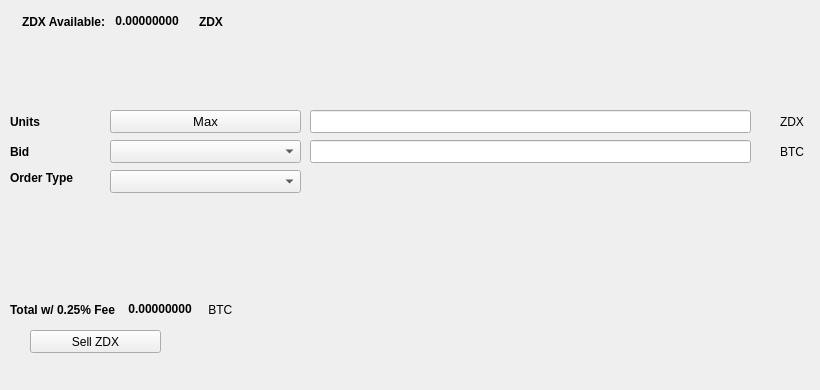
   <widget class="QWidget" name="SellTab">
    <attribute name="title">
     <string>Sell</string>
    </attribute>
    <widget class="QLabel" name="label_16">
     <property name="geometry">
      <rect>
       <x>780</x>
       <y>140</y>
       <width>31</width>
       <height>23</height>
      </rect>
     </property>
     <property name="text">
      <string>BTC</string>
     </property>
    </widget>
    <widget class="QComboBox" name="SellBidcomboBox">
     <property name="geometry">
      <rect>
       <x>110</x>
       <y>140</y>
       <width>191</width>
       <height>23</height>
      </rect>
     </property>
     <property name="font">
      <font>
       <pointsize>10</pointsize>
      </font>
     </property>
    </widget>
    <widget class="QLabel" name="label_18">
     <property name="geometry">
      <rect>
       <x>10</x>
       <y>110</y>
       <width>46</width>
       <height>23</height>
      </rect>
     </property>
     <property name="font">
      <font>
       <weight>75</weight>
       <bold>true</bold>
      </font>
     </property>
     <property name="text">
      <string>Units</string>
     </property>
    </widget>
    <widget class="QPushButton" name="Sell_Max_Amount">
     <property name="geometry">
      <rect>
       <x>110</x>
       <y>110</y>
       <width>191</width>
       <height>23</height>
      </rect>
     </property>
     <property name="font">
      <font>
       <pointsize>10</pointsize>
      </font>
     </property>
     <property name="text">
      <string>Max</string>
     </property>
    </widget>
    <widget class="QLabel" name="label_20">
     <property name="geometry">
      <rect>
       <x>10</x>
       <y>170</y>
       <width>91</width>
       <height>16</height>
      </rect>
     </property>
     <property name="font">
      <font>
       <weight>75</weight>
       <bold>true</bold>
      </font>
     </property>
     <property name="text">
      <string>Order Type</string>
     </property>
    </widget>
    <widget class="QComboBox" name="SellOrdertypeCombo">
     <property name="geometry">
      <rect>
       <x>110</x>
       <y>170</y>
       <width>191</width>
       <height>23</height>
      </rect>
     </property>
     <property name="font">
      <font>
       <pointsize>10</pointsize>
      </font>
     </property>
    </widget>
    <widget class="QLabel" name="label_21">
     <property name="geometry">
      <rect>
       <x>10</x>
       <y>140</y>
       <width>46</width>
       <height>23</height>
      </rect>
     </property>
     <property name="font">
      <font>
       <weight>75</weight>
       <bold>true</bold>
      </font>
     </property>
     <property name="text">
      <string>Bid</string>
     </property>
    </widget>
    <widget class="QLabel" name="label_22">
     <property name="geometry">
      <rect>
       <x>780</x>
       <y>110</y>
       <width>31</width>
       <height>23</height>
      </rect>
     </property>
     <property name="text">
      <string>ZDX</string>
     </property>
    </widget>
    <widget class="QLineEdit" name="UnitsInputZDX">
     <property name="geometry">
      <rect>
       <x>310</x>
       <y>110</y>
       <width>441</width>
       <height>23</height>
      </rect>
     </property>
     <property name="font">
      <font>
       <pointsize>9</pointsize>
       <weight>75</weight>
       <bold>true</bold>
      </font>
     </property>
    </widget>
    <widget class="QLineEdit" name="SellBidPriceEdit">
     <property name="geometry">
      <rect>
       <x>310</x>
       <y>140</y>
       <width>441</width>
       <height>23</height>
      </rect>
     </property>
     <property name="font">
      <font>
       <pointsize>9</pointsize>
       <weight>75</weight>
       <bold>true</bold>
      </font>
     </property>
    </widget>
    <widget class="QPushButton" name="SellZDXBTN">
     <property name="geometry">
      <rect>
       <x>30</x>
       <y>330</y>
       <width>131</width>
       <height>23</height>
      </rect>
     </property>
     <property name="text">
      <string>Sell ZDX</string>
     </property>
     <property name="icon">
      <iconset resource="../zdx">
       <normaloff>:/icons/bitcoin</normaloff>:/icons/bitcoin</iconset>
     </property>
    </widget>
    <widget class="QWidget" name="layoutWidget3">
     <property name="geometry">
      <rect>
       <x>22</x>
       <y>12</y>
       <width>258</width>
       <height>19</height>
      </rect>
     </property>
     <layout class="QHBoxLayout" name="horizontalLayout">
      <item>
       <widget class="QLabel" name="label232_2">
        <property name="font">
         <font>
          <weight>75</weight>
          <bold>true</bold>
         </font>
        </property>
        <property name="text">
         <string>ZDX Available:</string>
        </property>
       </widget>
      </item>
      <item>
       <widget class="QLabel" name="ZDXAvailableLabel">
        <property name="palette">
         <palette>
          <active>
           <colorrole role="WindowText">
            <brush brushstyle="SolidPattern">
             <color alpha="255">
              <red>0</red>
              <green>0</green>
              <blue>0</blue>
             </color>
            </brush>
           </colorrole>
           <colorrole role="Button">
            <brush brushstyle="SolidPattern">
             <color alpha="255">
              <red>0</red>
              <green>170</green>
              <blue>0</blue>
             </color>
            </brush>
           </colorrole>
           <colorrole role="Light">
            <brush brushstyle="SolidPattern">
             <color alpha="255">
              <red>0</red>
              <green>255</green>
              <blue>0</blue>
             </color>
            </brush>
           </colorrole>
           <colorrole role="Midlight">
            <brush brushstyle="SolidPattern">
             <color alpha="255">
              <red>0</red>
              <green>212</green>
              <blue>0</blue>
             </color>
            </brush>
           </colorrole>
           <colorrole role="Dark">
            <brush brushstyle="SolidPattern">
             <color alpha="255">
              <red>0</red>
              <green>85</green>
              <blue>0</blue>
             </color>
            </brush>
           </colorrole>
           <colorrole role="Mid">
            <brush brushstyle="SolidPattern">
             <color alpha="255">
              <red>0</red>
              <green>113</green>
              <blue>0</blue>
             </color>
            </brush>
           </colorrole>
           <colorrole role="Text">
            <brush brushstyle="SolidPattern">
             <color alpha="255">
              <red>0</red>
              <green>170</green>
              <blue>0</blue>
             </color>
            </brush>
           </colorrole>
           <colorrole role="BrightText">
            <brush brushstyle="SolidPattern">
             <color alpha="255">
              <red>255</red>
              <green>255</green>
              <blue>255</blue>
             </color>
            </brush>
           </colorrole>
           <colorrole role="ButtonText">
            <brush brushstyle="SolidPattern">
             <color alpha="255">
              <red>0</red>
              <green>0</green>
              <blue>0</blue>
             </color>
            </brush>
           </colorrole>
           <colorrole role="Base">
            <brush brushstyle="SolidPattern">
             <color alpha="255">
              <red>255</red>
              <green>255</green>
              <blue>255</blue>
             </color>
            </brush>
           </colorrole>
           <colorrole role="Window">
            <brush brushstyle="SolidPattern">
             <color alpha="255">
              <red>0</red>
              <green>170</green>
              <blue>0</blue>
             </color>
            </brush>
           </colorrole>
           <colorrole role="Shadow">
            <brush brushstyle="SolidPattern">
             <color alpha="255">
              <red>0</red>
              <green>0</green>
              <blue>0</blue>
             </color>
            </brush>
           </colorrole>
           <colorrole role="AlternateBase">
            <brush brushstyle="SolidPattern">
             <color alpha="255">
              <red>127</red>
              <green>212</green>
              <blue>127</blue>
             </color>
            </brush>
           </colorrole>
           <colorrole role="ToolTipBase">
            <brush brushstyle="SolidPattern">
             <color alpha="255">
              <red>255</red>
              <green>255</green>
              <blue>220</blue>
             </color>
            </brush>
           </colorrole>
           <colorrole role="ToolTipText">
            <brush brushstyle="SolidPattern">
             <color alpha="255">
              <red>0</red>
              <green>0</green>
              <blue>0</blue>
             </color>
            </brush>
           </colorrole>
          </active>
          <inactive>
           <colorrole role="WindowText">
            <brush brushstyle="SolidPattern">
             <color alpha="255">
              <red>0</red>
              <green>0</green>
              <blue>0</blue>
             </color>
            </brush>
           </colorrole>
           <colorrole role="Button">
            <brush brushstyle="SolidPattern">
             <color alpha="255">
              <red>0</red>
              <green>170</green>
              <blue>0</blue>
             </color>
            </brush>
           </colorrole>
           <colorrole role="Light">
            <brush brushstyle="SolidPattern">
             <color alpha="255">
              <red>0</red>
              <green>255</green>
              <blue>0</blue>
             </color>
            </brush>
           </colorrole>
           <colorrole role="Midlight">
            <brush brushstyle="SolidPattern">
             <color alpha="255">
              <red>0</red>
              <green>212</green>
              <blue>0</blue>
             </color>
            </brush>
           </colorrole>
           <colorrole role="Dark">
            <brush brushstyle="SolidPattern">
             <color alpha="255">
              <red>0</red>
              <green>85</green>
              <blue>0</blue>
             </color>
            </brush>
           </colorrole>
           <colorrole role="Mid">
            <brush brushstyle="SolidPattern">
             <color alpha="255">
              <red>0</red>
              <green>113</green>
              <blue>0</blue>
             </color>
            </brush>
           </colorrole>
           <colorrole role="Text">
            <brush brushstyle="SolidPattern">
             <color alpha="255">
              <red>0</red>
              <green>170</green>
              <blue>0</blue>
             </color>
            </brush>
           </colorrole>
           <colorrole role="BrightText">
            <brush brushstyle="SolidPattern">
             <color alpha="255">
              <red>255</red>
              <green>255</green>
              <blue>255</blue>
             </color>
            </brush>
           </colorrole>
           <colorrole role="ButtonText">
            <brush brushstyle="SolidPattern">
             <color alpha="255">
              <red>0</red>
              <green>0</green>
              <blue>0</blue>
             </color>
            </brush>
           </colorrole>
           <colorrole role="Base">
            <brush brushstyle="SolidPattern">
             <color alpha="255">
              <red>255</red>
              <green>255</green>
              <blue>255</blue>
             </color>
            </brush>
           </colorrole>
           <colorrole role="Window">
            <brush brushstyle="SolidPattern">
             <color alpha="255">
              <red>0</red>
              <green>170</green>
              <blue>0</blue>
             </color>
            </brush>
           </colorrole>
           <colorrole role="Shadow">
            <brush brushstyle="SolidPattern">
             <color alpha="255">
              <red>0</red>
              <green>0</green>
              <blue>0</blue>
             </color>
            </brush>
           </colorrole>
           <colorrole role="AlternateBase">
            <brush brushstyle="SolidPattern">
             <color alpha="255">
              <red>127</red>
              <green>212</green>
              <blue>127</blue>
             </color>
            </brush>
           </colorrole>
           <colorrole role="ToolTipBase">
            <brush brushstyle="SolidPattern">
             <color alpha="255">
              <red>255</red>
              <green>255</green>
              <blue>220</blue>
             </color>
            </brush>
           </colorrole>
           <colorrole role="ToolTipText">
            <brush brushstyle="SolidPattern">
             <color alpha="255">
              <red>0</red>
              <green>0</green>
              <blue>0</blue>
             </color>
            </brush>
           </colorrole>
          </inactive>
          <disabled>
           <colorrole role="WindowText">
            <brush brushstyle="SolidPattern">
             <color alpha="255">
              <red>0</red>
              <green>85</green>
              <blue>0</blue>
             </color>
            </brush>
           </colorrole>
           <colorrole role="Button">
            <brush brushstyle="SolidPattern">
             <color alpha="255">
              <red>0</red>
              <green>170</green>
              <blue>0</blue>
             </color>
            </brush>
           </colorrole>
           <colorrole role="Light">
            <brush brushstyle="SolidPattern">
             <color alpha="255">
              <red>0</red>
              <green>255</green>
              <blue>0</blue>
             </color>
            </brush>
           </colorrole>
           <colorrole role="Midlight">
            <brush brushstyle="SolidPattern">
             <color alpha="255">
              <red>0</red>
              <green>212</green>
              <blue>0</blue>
             </color>
            </brush>
           </colorrole>
           <colorrole role="Dark">
            <brush brushstyle="SolidPattern">
             <color alpha="255">
              <red>0</red>
              <green>85</green>
              <blue>0</blue>
             </color>
            </brush>
           </colorrole>
           <colorrole role="Mid">
            <brush brushstyle="SolidPattern">
             <color alpha="255">
              <red>0</red>
              <green>113</green>
              <blue>0</blue>
             </color>
            </brush>
           </colorrole>
           <colorrole role="Text">
            <brush brushstyle="SolidPattern">
             <color alpha="255">
              <red>0</red>
              <green>85</green>
              <blue>0</blue>
             </color>
            </brush>
           </colorrole>
           <colorrole role="BrightText">
            <brush brushstyle="SolidPattern">
             <color alpha="255">
              <red>255</red>
              <green>255</green>
              <blue>255</blue>
             </color>
            </brush>
           </colorrole>
           <colorrole role="ButtonText">
            <brush brushstyle="SolidPattern">
             <color alpha="255">
              <red>0</red>
              <green>85</green>
              <blue>0</blue>
             </color>
            </brush>
           </colorrole>
           <colorrole role="Base">
            <brush brushstyle="SolidPattern">
             <color alpha="255">
              <red>0</red>
              <green>170</green>
              <blue>0</blue>
             </color>
            </brush>
           </colorrole>
           <colorrole role="Window">
            <brush brushstyle="SolidPattern">
             <color alpha="255">
              <red>0</red>
              <green>170</green>
              <blue>0</blue>
             </color>
            </brush>
           </colorrole>
           <colorrole role="Shadow">
            <brush brushstyle="SolidPattern">
             <color alpha="255">
              <red>0</red>
              <green>0</green>
              <blue>0</blue>
             </color>
            </brush>
           </colorrole>
           <colorrole role="AlternateBase">
            <brush brushstyle="SolidPattern">
             <color alpha="255">
              <red>0</red>
              <green>170</green>
              <blue>0</blue>
             </color>
            </brush>
           </colorrole>
           <colorrole role="ToolTipBase">
            <brush brushstyle="SolidPattern">
             <color alpha="255">
              <red>255</red>
              <green>255</green>
              <blue>220</blue>
             </color>
            </brush>
           </colorrole>
           <colorrole role="ToolTipText">
            <brush brushstyle="SolidPattern">
             <color alpha="255">
              <red>0</red>
              <green>0</green>
              <blue>0</blue>
             </color>
            </brush>
           </colorrole>
          </disabled>
         </palette>
        </property>
        <property name="font">
         <font>
          <weight>75</weight>
          <bold>true</bold>
         </font>
        </property>
        <property name="text">
         <string> 0.00000000 </string>
        </property>
        <property name="textInteractionFlags">
         <set>Qt::LinksAccessibleByMouse|Qt::TextSelectableByKeyboard|Qt::TextSelectableByMouse</set>
        </property>
       </widget>
      </item>
      <item>
       <widget class="QLabel" name="labelZDX">
        <property name="font">
         <font>
          <weight>75</weight>
          <bold>true</bold>
         </font>
        </property>
        <property name="text">
         <string>ZDX</string>
        </property>
       </widget>
      </item>
     </layout>
    </widget>
    <widget class="QWidget" name="layoutWidget">
     <property name="geometry">
      <rect>
       <x>10</x>
       <y>300</y>
       <width>268</width>
       <height>19</height>
      </rect>
     </property>
     <layout class="QHBoxLayout" name="horizontalLayout_2">
      <item>
       <widget class="QLabel" name="label_19">
        <property name="font">
         <font>
          <weight>75</weight>
          <bold>true</bold>
         </font>
        </property>
        <property name="text">
         <string>Total w/ 0.25% Fee </string>
        </property>
       </widget>
      </item>
      <item>
       <widget class="QLabel" name="SellCostLabel">
        <property name="palette">
         <palette>
          <active>
           <colorrole role="WindowText">
            <brush brushstyle="SolidPattern">
             <color alpha="255">
              <red>0</red>
              <green>0</green>
              <blue>0</blue>
             </color>
            </brush>
           </colorrole>
           <colorrole role="Button">
            <brush brushstyle="SolidPattern">
             <color alpha="255">
              <red>0</red>
              <green>170</green>
              <blue>0</blue>
             </color>
            </brush>
           </colorrole>
           <colorrole role="Light">
            <brush brushstyle="SolidPattern">
             <color alpha="255">
              <red>0</red>
              <green>255</green>
              <blue>0</blue>
             </color>
            </brush>
           </colorrole>
           <colorrole role="Midlight">
            <brush brushstyle="SolidPattern">
             <color alpha="255">
              <red>0</red>
              <green>212</green>
              <blue>0</blue>
             </color>
            </brush>
           </colorrole>
           <colorrole role="Dark">
            <brush brushstyle="SolidPattern">
             <color alpha="255">
              <red>0</red>
              <green>85</green>
              <blue>0</blue>
             </color>
            </brush>
           </colorrole>
           <colorrole role="Mid">
            <brush brushstyle="SolidPattern">
             <color alpha="255">
              <red>0</red>
              <green>113</green>
              <blue>0</blue>
             </color>
            </brush>
           </colorrole>
           <colorrole role="Text">
            <brush brushstyle="SolidPattern">
             <color alpha="255">
              <red>0</red>
              <green>170</green>
              <blue>0</blue>
             </color>
            </brush>
           </colorrole>
           <colorrole role="BrightText">
            <brush brushstyle="SolidPattern">
             <color alpha="255">
              <red>255</red>
              <green>255</green>
              <blue>255</blue>
             </color>
            </brush>
           </colorrole>
           <colorrole role="ButtonText">
            <brush brushstyle="SolidPattern">
             <color alpha="255">
              <red>0</red>
              <green>0</green>
              <blue>0</blue>
             </color>
            </brush>
           </colorrole>
           <colorrole role="Base">
            <brush brushstyle="SolidPattern">
             <color alpha="255">
              <red>255</red>
              <green>255</green>
              <blue>255</blue>
             </color>
            </brush>
           </colorrole>
           <colorrole role="Window">
            <brush brushstyle="SolidPattern">
             <color alpha="255">
              <red>0</red>
              <green>170</green>
              <blue>0</blue>
             </color>
            </brush>
           </colorrole>
           <colorrole role="Shadow">
            <brush brushstyle="SolidPattern">
             <color alpha="255">
              <red>0</red>
              <green>0</green>
              <blue>0</blue>
             </color>
            </brush>
           </colorrole>
           <colorrole role="AlternateBase">
            <brush brushstyle="SolidPattern">
             <color alpha="255">
              <red>127</red>
              <green>212</green>
              <blue>127</blue>
             </color>
            </brush>
           </colorrole>
           <colorrole role="ToolTipBase">
            <brush brushstyle="SolidPattern">
             <color alpha="255">
              <red>255</red>
              <green>255</green>
              <blue>220</blue>
             </color>
            </brush>
           </colorrole>
           <colorrole role="ToolTipText">
            <brush brushstyle="SolidPattern">
             <color alpha="255">
              <red>0</red>
              <green>0</green>
              <blue>0</blue>
             </color>
            </brush>
           </colorrole>
          </active>
          <inactive>
           <colorrole role="WindowText">
            <brush brushstyle="SolidPattern">
             <color alpha="255">
              <red>0</red>
              <green>0</green>
              <blue>0</blue>
             </color>
            </brush>
           </colorrole>
           <colorrole role="Button">
            <brush brushstyle="SolidPattern">
             <color alpha="255">
              <red>0</red>
              <green>170</green>
              <blue>0</blue>
             </color>
            </brush>
           </colorrole>
           <colorrole role="Light">
            <brush brushstyle="SolidPattern">
             <color alpha="255">
              <red>0</red>
              <green>255</green>
              <blue>0</blue>
             </color>
            </brush>
           </colorrole>
           <colorrole role="Midlight">
            <brush brushstyle="SolidPattern">
             <color alpha="255">
              <red>0</red>
              <green>212</green>
              <blue>0</blue>
             </color>
            </brush>
           </colorrole>
           <colorrole role="Dark">
            <brush brushstyle="SolidPattern">
             <color alpha="255">
              <red>0</red>
              <green>85</green>
              <blue>0</blue>
             </color>
            </brush>
           </colorrole>
           <colorrole role="Mid">
            <brush brushstyle="SolidPattern">
             <color alpha="255">
              <red>0</red>
              <green>113</green>
              <blue>0</blue>
             </color>
            </brush>
           </colorrole>
           <colorrole role="Text">
            <brush brushstyle="SolidPattern">
             <color alpha="255">
              <red>0</red>
              <green>170</green>
              <blue>0</blue>
             </color>
            </brush>
           </colorrole>
           <colorrole role="BrightText">
            <brush brushstyle="SolidPattern">
             <color alpha="255">
              <red>255</red>
              <green>255</green>
              <blue>255</blue>
             </color>
            </brush>
           </colorrole>
           <colorrole role="ButtonText">
            <brush brushstyle="SolidPattern">
             <color alpha="255">
              <red>0</red>
              <green>0</green>
              <blue>0</blue>
             </color>
            </brush>
           </colorrole>
           <colorrole role="Base">
            <brush brushstyle="SolidPattern">
             <color alpha="255">
              <red>255</red>
              <green>255</green>
              <blue>255</blue>
             </color>
            </brush>
           </colorrole>
           <colorrole role="Window">
            <brush brushstyle="SolidPattern">
             <color alpha="255">
              <red>0</red>
              <green>170</green>
              <blue>0</blue>
             </color>
            </brush>
           </colorrole>
           <colorrole role="Shadow">
            <brush brushstyle="SolidPattern">
             <color alpha="255">
              <red>0</red>
              <green>0</green>
              <blue>0</blue>
             </color>
            </brush>
           </colorrole>
           <colorrole role="AlternateBase">
            <brush brushstyle="SolidPattern">
             <color alpha="255">
              <red>127</red>
              <green>212</green>
              <blue>127</blue>
             </color>
            </brush>
           </colorrole>
           <colorrole role="ToolTipBase">
            <brush brushstyle="SolidPattern">
             <color alpha="255">
              <red>255</red>
              <green>255</green>
              <blue>220</blue>
             </color>
            </brush>
           </colorrole>
           <colorrole role="ToolTipText">
            <brush brushstyle="SolidPattern">
             <color alpha="255">
              <red>0</red>
              <green>0</green>
              <blue>0</blue>
             </color>
            </brush>
           </colorrole>
          </inactive>
          <disabled>
           <colorrole role="WindowText">
            <brush brushstyle="SolidPattern">
             <color alpha="255">
              <red>0</red>
              <green>85</green>
              <blue>0</blue>
             </color>
            </brush>
           </colorrole>
           <colorrole role="Button">
            <brush brushstyle="SolidPattern">
             <color alpha="255">
              <red>0</red>
              <green>170</green>
              <blue>0</blue>
             </color>
            </brush>
           </colorrole>
           <colorrole role="Light">
            <brush brushstyle="SolidPattern">
             <color alpha="255">
              <red>0</red>
              <green>255</green>
              <blue>0</blue>
             </color>
            </brush>
           </colorrole>
           <colorrole role="Midlight">
            <brush brushstyle="SolidPattern">
             <color alpha="255">
              <red>0</red>
              <green>212</green>
              <blue>0</blue>
             </color>
            </brush>
           </colorrole>
           <colorrole role="Dark">
            <brush brushstyle="SolidPattern">
             <color alpha="255">
              <red>0</red>
              <green>85</green>
              <blue>0</blue>
             </color>
            </brush>
           </colorrole>
           <colorrole role="Mid">
            <brush brushstyle="SolidPattern">
             <color alpha="255">
              <red>0</red>
              <green>113</green>
              <blue>0</blue>
             </color>
            </brush>
           </colorrole>
           <colorrole role="Text">
            <brush brushstyle="SolidPattern">
             <color alpha="255">
              <red>0</red>
              <green>85</green>
              <blue>0</blue>
             </color>
            </brush>
           </colorrole>
           <colorrole role="BrightText">
            <brush brushstyle="SolidPattern">
             <color alpha="255">
              <red>255</red>
              <green>255</green>
              <blue>255</blue>
             </color>
            </brush>
           </colorrole>
           <colorrole role="ButtonText">
            <brush brushstyle="SolidPattern">
             <color alpha="255">
              <red>0</red>
              <green>85</green>
              <blue>0</blue>
             </color>
            </brush>
           </colorrole>
           <colorrole role="Base">
            <brush brushstyle="SolidPattern">
             <color alpha="255">
              <red>0</red>
              <green>170</green>
              <blue>0</blue>
             </color>
            </brush>
           </colorrole>
           <colorrole role="Window">
            <brush brushstyle="SolidPattern">
             <color alpha="255">
              <red>0</red>
              <green>170</green>
              <blue>0</blue>
             </color>
            </brush>
           </colorrole>
           <colorrole role="Shadow">
            <brush brushstyle="SolidPattern">
             <color alpha="255">
              <red>0</red>
              <green>0</green>
              <blue>0</blue>
             </color>
            </brush>
           </colorrole>
           <colorrole role="AlternateBase">
            <brush brushstyle="SolidPattern">
             <color alpha="255">
              <red>0</red>
              <green>170</green>
              <blue>0</blue>
             </color>
            </brush>
           </colorrole>
           <colorrole role="ToolTipBase">
            <brush brushstyle="SolidPattern">
             <color alpha="255">
              <red>255</red>
              <green>255</green>
              <blue>220</blue>
             </color>
            </brush>
           </colorrole>
           <colorrole role="ToolTipText">
            <brush brushstyle="SolidPattern">
             <color alpha="255">
              <red>0</red>
              <green>0</green>
              <blue>0</blue>
             </color>
            </brush>
           </colorrole>
          </disabled>
         </palette>
        </property>
        <property name="font">
         <font>
          <weight>75</weight>
          <bold>true</bold>
         </font>
        </property>
        <property name="autoFillBackground">
         <bool>false</bool>
        </property>
        <property name="text">
         <string> 0.00000000</string>
        </property>
        <property name="textInteractionFlags">
         <set>Qt::LinksAccessibleByMouse|Qt::TextSelectableByMouse</set>
        </property>
       </widget>
      </item>
      <item>
       <widget class="QLabel" name="label_17">
        <property name="font">
         <font>
          <weight>50</weight>
          <bold>false</bold>
         </font>
        </property>
        <property name="text">
         <string> BTC</string>
        </property>
       </widget>
      </item>
     </layout>
    </widget>
    <widget class="QLabel" name="label_23">
     <property name="geometry">
      <rect>
       <x>460</x>
       <y>300</y>
       <width>281</width>
       <height>81</height>
      </rect>
     </property>
     <property name="text">
      <string/>
     </property>
     <property name="pixmap">
      <pixmap>:/images/bittrex</pixmap>
     </property>
    </widget>
   </widget>
